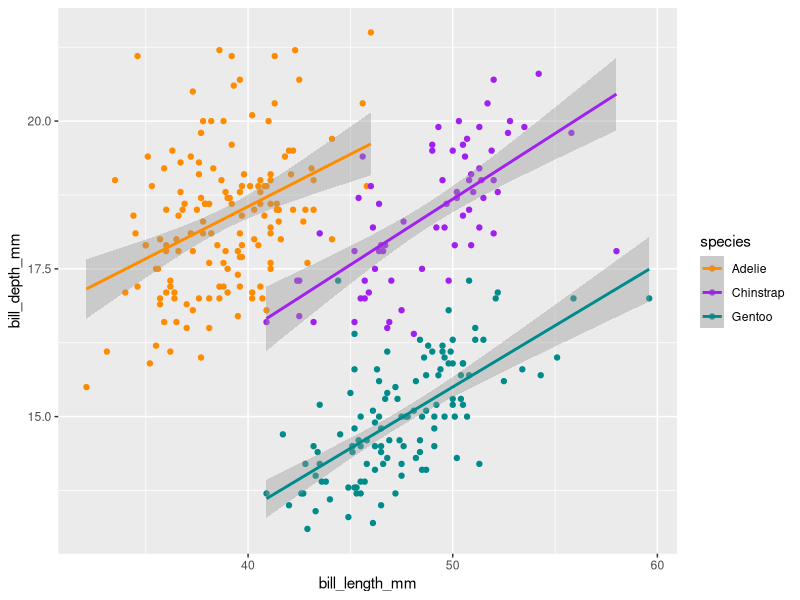
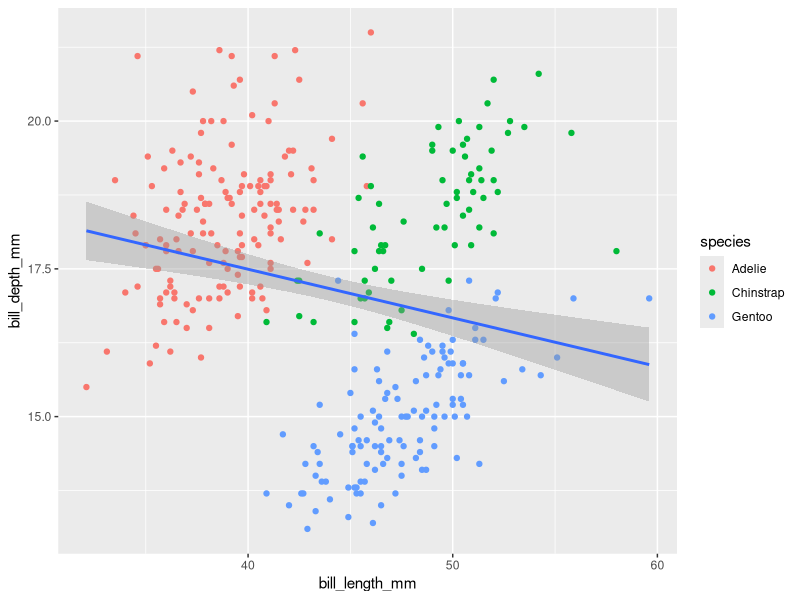
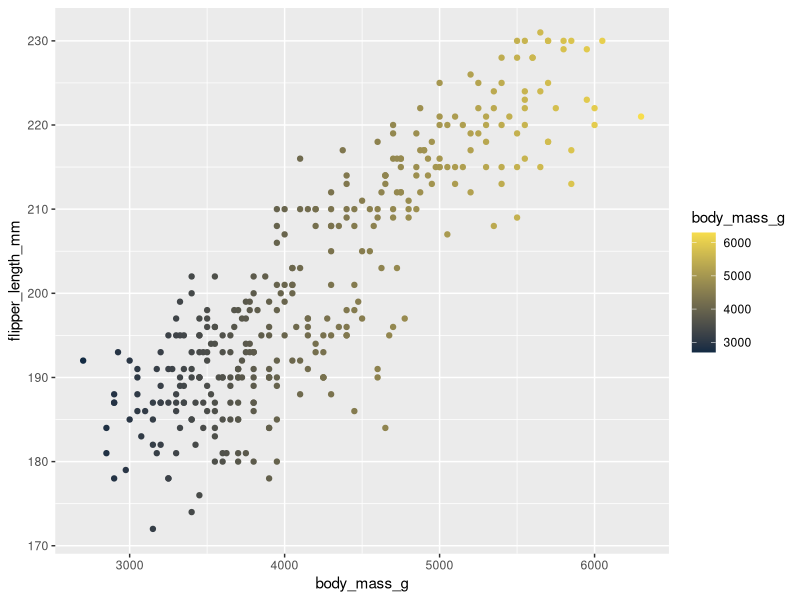
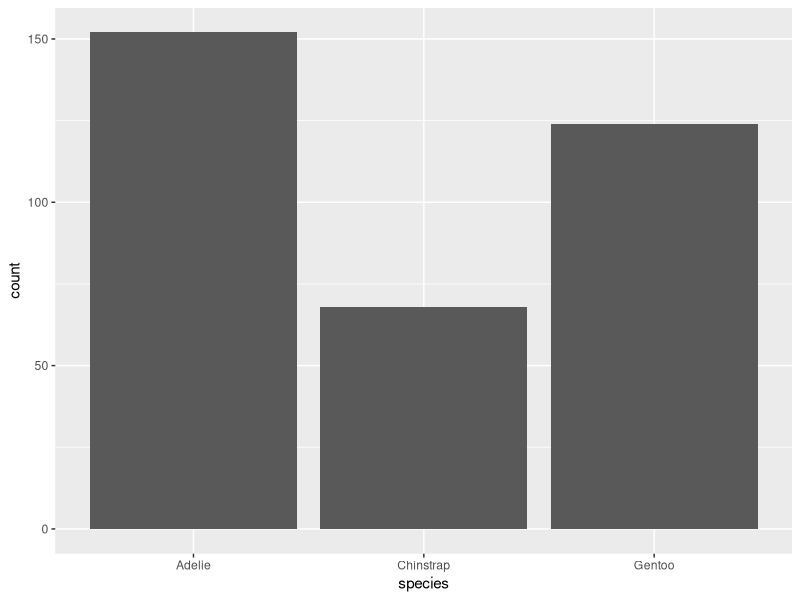
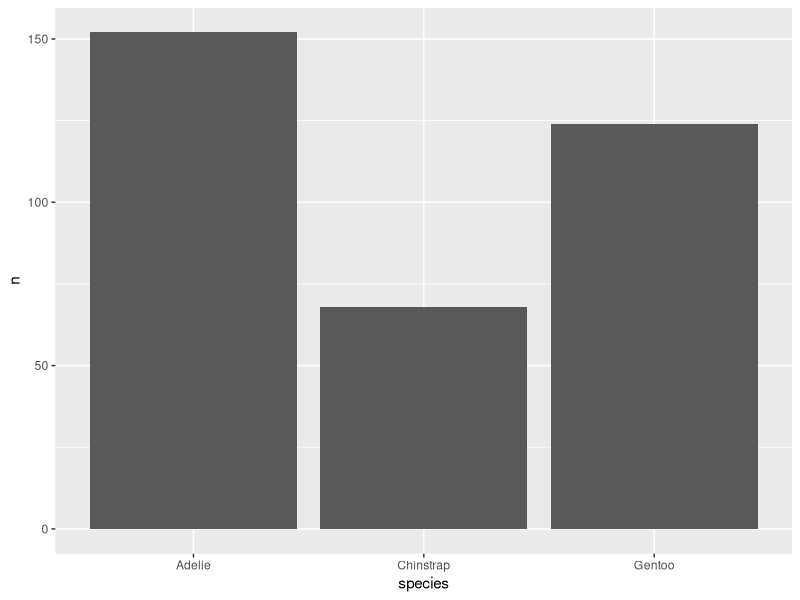
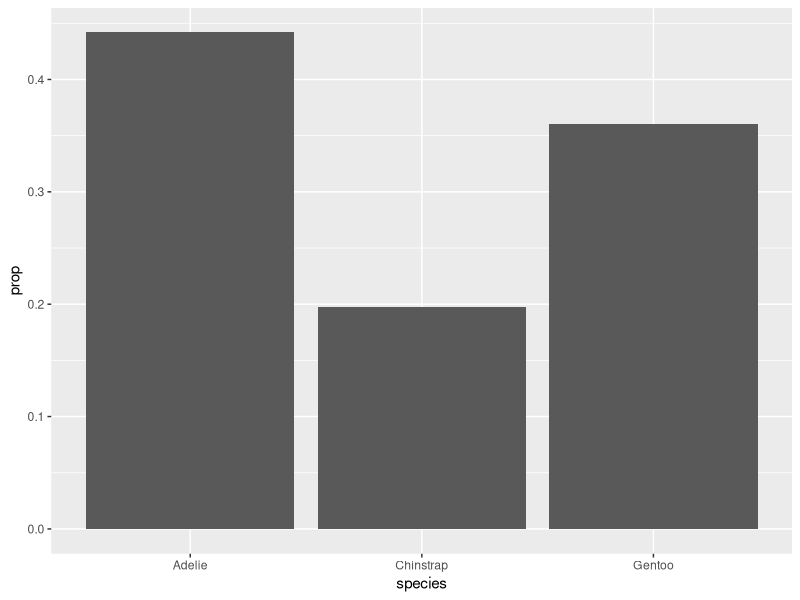
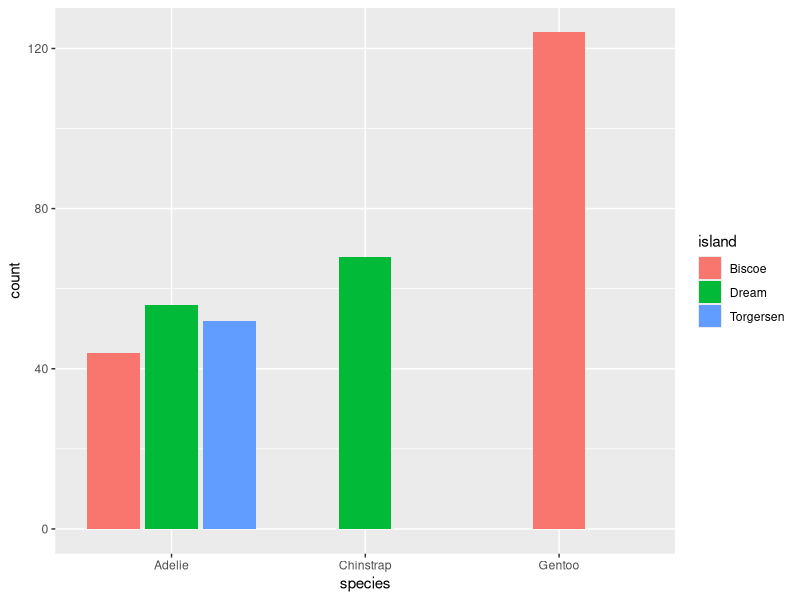
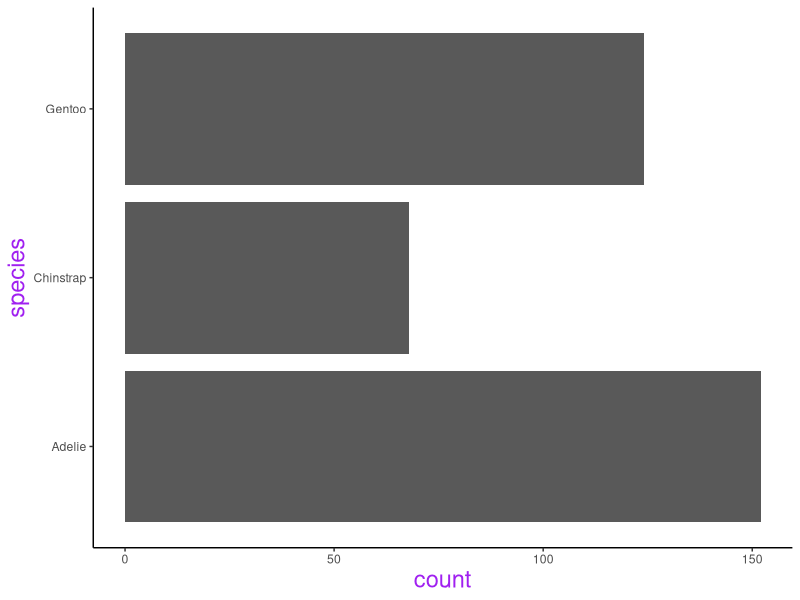

The R source for these figures, in order:
## ---- chunk 1
library(tidyverse)
library(palmerpenguins)
## ---- chunk 2
# untidy data ----
temp_data_wide <- tribble(
  ~date, ~station1, ~station2,  ~station3,
  "2023-10-01", 30.1, 29.8,  31.2,
  "2023-11-01", 28.6, 29.1,  33.4,
  "2023-12-01", 29.9, 28.5,  32.3
)

# make tidy ---- 
temp_data_long <-  temp_data_wide %>% 
  pivot_longer(cols = starts_with("station"), names_to = "station_id", values_to = "temp_c")
## ---- chunk 3

## if you want to map a color to a variable, you have to specify this within aes 

## specify color globally ---------------------
ggplot(na.omit(penguins),
       mapping = aes(x = bill_length_mm,
                     y = bill_depth_mm, color = species)) +
  geom_point() + 
  geom_smooth(method = "lm") + 
  scale_color_manual(values = c("darkorange", "purple", "cyan4"))


## specify color locally ---------------

## we are not telling ggplot to globally map color here, so that means that we're going to get a best fit line throughout our entire dataset. 

ggplot(na.omit(penguins),
       mapping = aes(x = bill_length_mm,
                     y = bill_depth_mm)) +
  geom_point(aes(color = species)) + 
  geom_smooth(method = "lm") 



#piping into a ggplot  ----- 
# penguins %>% ggplot(aes(x = bill_length_mm, y = bill_depth_mm)) 



ggplot(penguins, aes(x = body_mass_g, 
                     y = flipper_length_mm, 
                     color = body_mass_g)) + 
  geom_point() + 
  scale_color_gradient(low = "#132B43", high = "#F7DD4C")


## ---- chunk 4
ggplot(penguins, aes(x = species)) + 
  geom_bar() 
## ---- chunk 5

penguins_summary <- penguins %>%  
  count(species) #groups all of the levels of the species column and counts up times they occur 

ggplot(penguins_summary, aes(x= species, y = n)) + geom_bar(stat = "identity") 
## ---- chunk 6
ggplot(penguins, aes(x = species, y = after_stat(prop), group = 1))  + ## prop is proportion
  geom_bar()

## ---- chunk 7
ggplot(penguins, aes(x = species, fill = island)) + #bar plots use "fill", line/points are "color" 
  geom_bar(position = position_dodge2(preserve = "single"))  #fill stretches across entire plot. "dodge" preserves the vertical position of an geom while adjusting the horizontal position. 
## ---- chunk 8
ggplot(penguins, aes(x = species)) + 
  geom_bar() + 
  coord_flip() + #coord_flip flips axes, coord_polar creates a polar graph
  theme_classic() + 
  theme(
    axis.title = element_text(size = 17, color = "purple") 
  )
